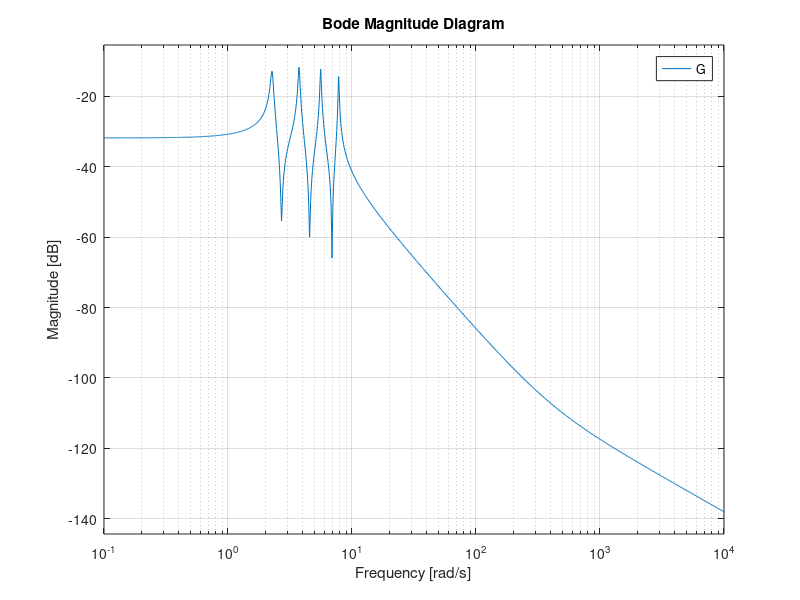

Recreate this plot in MATLAB. (Note: this script raises an error after producing the figure.)
%% Computation of the transfer function of the disturbance of lame d'aria
% then placing a hinf controller to reject a distrubance by slowing adding elements

n = [0,0.00125651358244363,0.485202372848273,0.164792809408070,36.7224968577778,5.42803475694088,721.425823282285,43.1652240656235,3498.93941028222];
d = [1,0.441820758123519,111.335782541048,36.3843645886072,3740.96166435174,805.039021066104,43075.1527319086,4590.65750896580,136872.539479771];

G= tf([n],[d]);
G.InputName = 'u(force)';  
G.OutputName = 'y(position)';

% Bode plot of the transfer function
figure(1)
bodemag(G)
grid on

% disturbance transfer function for lame d'aria and measurement
Wact = 0.8*tf([1 50],[1 500]);  Wact.u = 'u(dist)';  Wact.y = 'e1';  % Actuator force with a weight of 0.8 and a low-pass filter with a corner frequency of 50 rad/s
Wmes = ss(0.5); Wmes.u = 'd(meas)';   Wmes.y = 'Wd3';  % Disturbance on the measurement with a constant weight of 0.5

actuator  = sumblk('y1 = y(position)+e1)');
measurement = sumblk('y2 = y1+Wd3');

ICinputs = {'u(force)';'u(dist)';'d(meas)'};
ICoutputs = {'y2','y(position)','y1'};
qcaric = connect(G,Wact,Wmes,actuator,measurement,ICinputs,ICoutputs);

% plot all 3 transfer functions of system qcaric 
% Open Loop
figure(2)
bodemag(qcaric)
grid on

% Controller 
K = tf([1 0.1],[1 0.01]); K.u = 'error1'; K.y = 'u(force)';  % Controller with a low-pass filter with a corner frequency of 0.1 rad/s

control = sumblk('error1 = y2');

% Closed-loop models
CL = connect(qcaric,K, ...
    {'u(dist)';'d(meas)'}, ...
    {'y(position)','y1','y2'});
